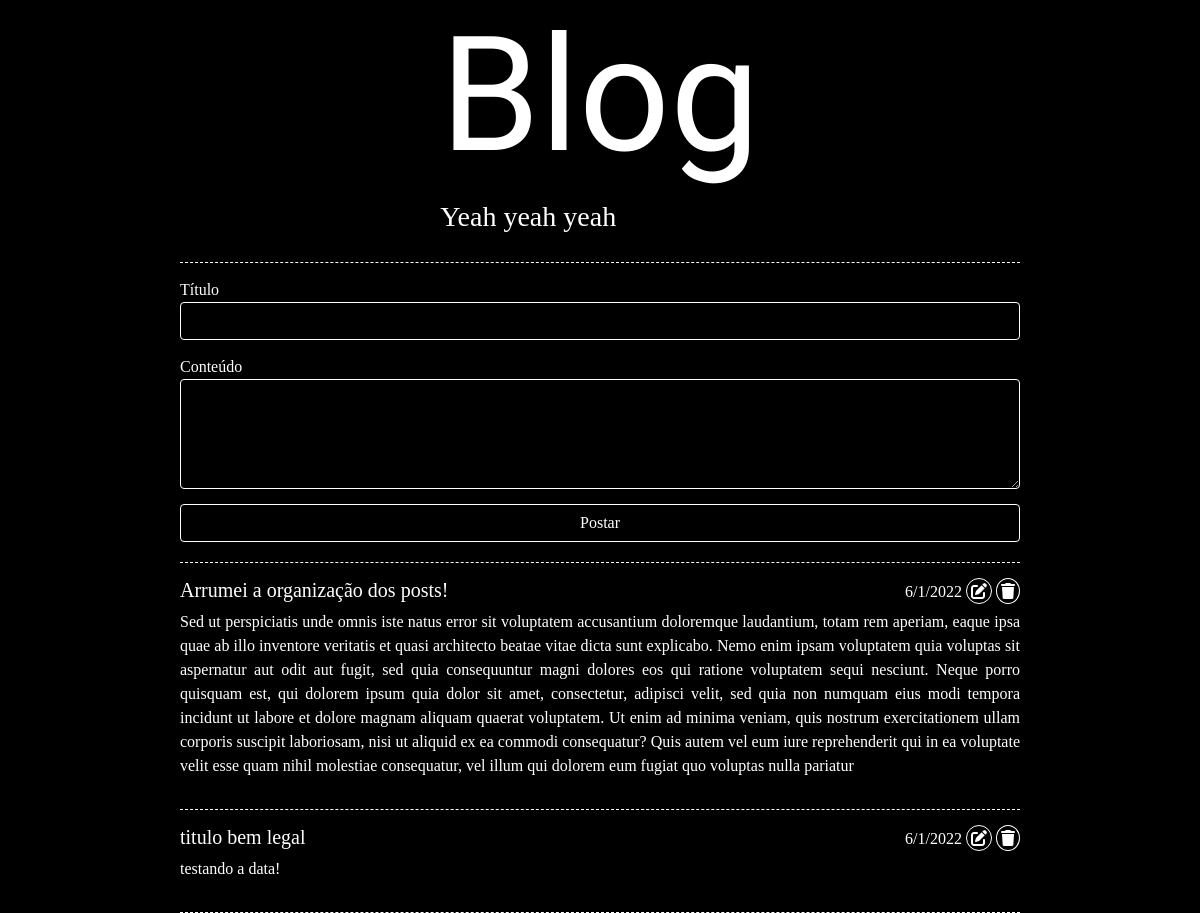
Before: / with the older database file.
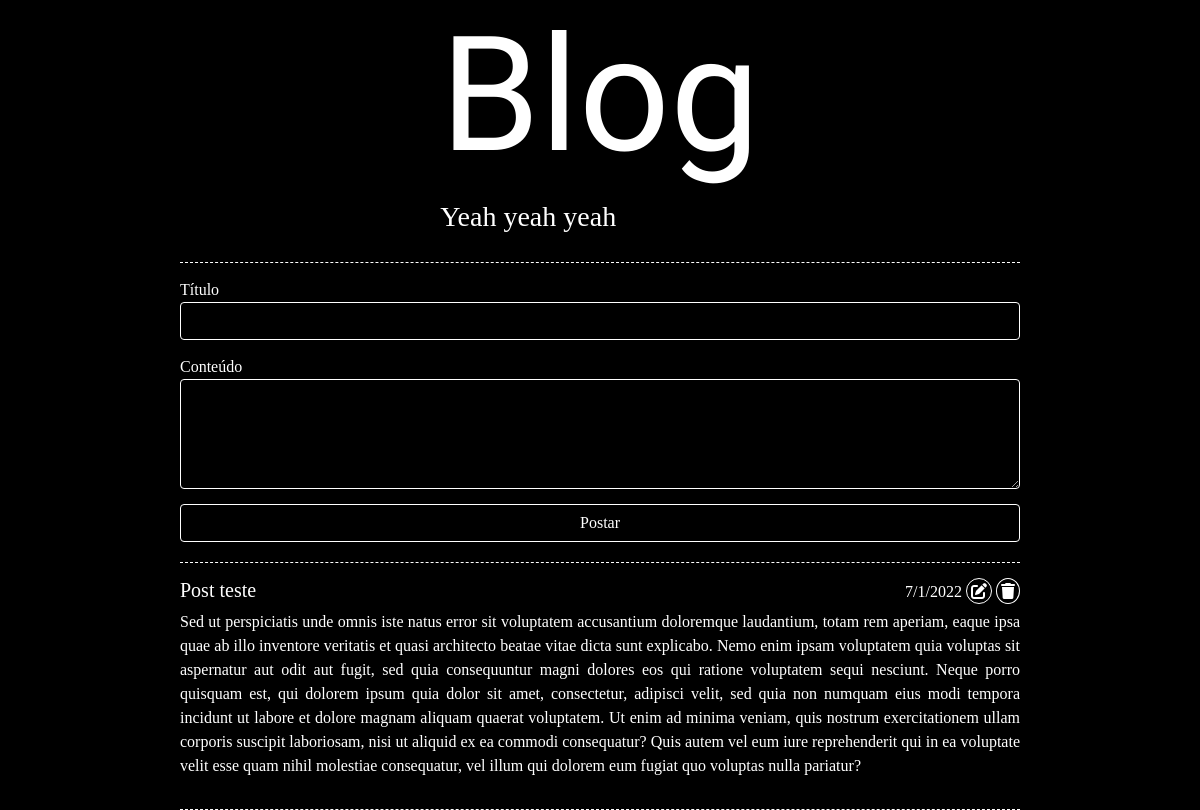
After: the same page with the newer database file.
### app/models/tables.py (models this page shows, shortened)
class Post(db.Model):
    __tablename__ = "posts"
    id = db.Column(db.Integer, primary_key=True)
    title = db.Column(db.Text)
    content = db.Column(db.Text)
    date = db.Column(db.DateTime,default=datetime.utcnow)

### app/controllers/routes.py (the view)
@app.route("/",methods=['GET','POST'])
def index():
    posts = Post.query.order_by(Post.date).all()
    form = PostForm()
    edit_form = PostEditForm()
    if form.validate_on_submit:
        if(form.title.data != None and edit_form.id.data == None):
            post = Post(form.title.data,form.content.data)
            db.session.add(post)
            db.session.commit()
            redirect(url_for('index'))
    if(edit_form.validate_on_submit):
        try:
            edit_post = Post.query.get(edit_form.id.data)
            edit_post.title = edit_form.title.data
            edit_post.content = edit_form.content.data
            db.session.add(edit_post)
            db.session.commit()
            redirect(url_for('index'))
        except:
            print()
    return render_template('index.html', form=form, posts=posts, edit_form = edit_form)

### app/models/forms.py
class PostForm(FlaskForm):
    title = StringField('Título',validators=[data_required()])
    content = TextAreaField('Conteúdo',validators=[data_required()])
    submit = SubmitField('Postar')

class PostEditForm(FlaskForm):
    id = IntegerField()
    title = StringField()
    content = TextAreaField()
    btSubmit = SubmitField('btnSubmit')

### app/templates/index.html (shortened to what this page needs)
{%extends "base.html"%}
{%block content%}
<div id="main-content">
    <form action="" method="post" id="newpost" >
        <div class="form-group">
            <label for="title">Título</label>
            {{form.title(class="form-control")}}
            <label for="content">Conteúdo</label>
            {{form.content(class="form-control",rows="4")}}
            {{form.submit(class="form-control btn")}}
        </div>
    </form>
    {%if posts%}
    {%for post in posts[::-1]%}
    <article class="post">
        <div class="title">
            <div>
                <h5 class="post-title" contentEditable="false">{{post.title}}</h5>
            </div>
            <div class="post-sidebar">
                <time>{{post.date.day}}/{{post.date.month}}/{{post.date.year}}</time>
                <button class="button edit"><i class="fas fa-edit"></i></button>
                <form action="{{url_for('delete_post', id=post.id)}}" method="post">
                    <button type="submit" class="button delete"><i class="fas fa-trash"></i></button>
                </form>
            </div>
        </div>
        <div class="content">
            <p type="text" class="content-text" contentEditable="false">{{post.content}}</p>
        </div>
    </article>
    {%endfor%}
    {%endif%}
</div>
{%endblock%}

### app/templates/base.html (shortened to what this page needs)
<!DOCTYPE html>
<html lang="pt-br">
<head>
    <link rel="stylesheet" href="https://cdn.jsdelivr.net/npm/bootstrap@5.1.3/dist/css/bootstrap.min.css">
    <link rel="stylesheet" href="{{url_for('static',filename='style.css')}}">
</head>
<body>
    <div id="main">
        <header>
            <div id="logo">
                <h1>
                    Blog
                </h1>
                <h3>Yeah yeah yeah</h3>
            </div>
        </header>
        {%block content%}
        {%endblock%}
    </div>
</body>
</html>

### app/static/style.css (style rules this page uses)
* { margin: 0; padding: 0; box-sizing: border-box; font-family: 'Libre Baskerville', serif; color:white; }
#main { background-color: black; width: 100%; padding: 0 15%; }
header { display: flex; flex-direction: column; justify-content: center; align-items: center; padding-bottom: 20px; border-bottom: 1px dashed white; }
header>#logo>h1 { font-family: 'Amatic SC', cursive; font-size: 10rem; text-align: center; }
form { padding-bottom: 20px; border-bottom: 1px dashed white; }
.form-control { color:white; border: 1px solid white; background-color: black }
label { padding-top: 15px; }
#submit { margin-top: 15px; border: 1px solid white; }
.post { padding: 15px 0px; border-bottom: 1px dashed white; }
.title { display: flex; justify-content: space-between; }
.content>p { text-align: justify; }
.post-sidebar button { background-color: black; display: inline; border: none; }
.post-sidebar form { display: inline; border: none; }
.fas { display: inline; color: white; padding: 4px; border-radius: 50%; border: 1px solid white; }

Changed rows visible on the page:
removed Post: title "Arrumei a organização dos posts!", date.day "6", date.month "1", date.year "2022", content "Sed ut perspiciatis unde omnis iste natus error sit voluptatem accusantium doloremque laudantium, totam rem aperiam, eaque ipsa quae ab illo inventore veritatis et quasi architecto beatae vitae dicta sunt explicabo. Nemo enim ipsam voluptatem quia voluptas sit aspernatur aut odit aut fugit, sed quia consequuntur magni dolores eos qui ratione voluptatem sequi nesciunt. Neque porro quisquam est, qui dolorem ipsum quia dolor sit amet, consectetur, adipisci velit, sed quia non numquam eius modi tempora incidunt ut labore et dolore magnam aliquam quaerat voluptatem. Ut enim ad minima veniam, quis nostrum exercitationem ullam corporis suscipit laboriosam, nisi ut aliquid ex ea commodi…"
removed Post: title "titulo bem legal", date.day "6", date.month "1", date.year "2022", content "testando a data!"
added Post: title "Post teste", date.day "7", date.month "1", date.year "2022", content "Sed ut perspiciatis unde omnis iste natus error sit voluptatem accusantium doloremque laudantium, totam rem aperiam, eaque ipsa quae ab illo inventore veritatis et quasi architecto beatae vitae dicta sunt explicabo. Nemo enim ipsam voluptatem quia voluptas sit aspernatur aut odit aut fugit, sed quia consequuntur magni dolores eos qui ratione voluptatem sequi nesciunt. Neque porro quisquam est, qui dolorem ipsum quia dolor sit amet, consectetur, adipisci velit, sed quia non numquam eius modi tempora incidunt ut labore et dolore magnam aliquam quaerat voluptatem. Ut enim ad minima veniam, quis nostrum exercitationem ullam corporis suscipit laboriosam, nisi ut aliquid ex ea commodi…"
